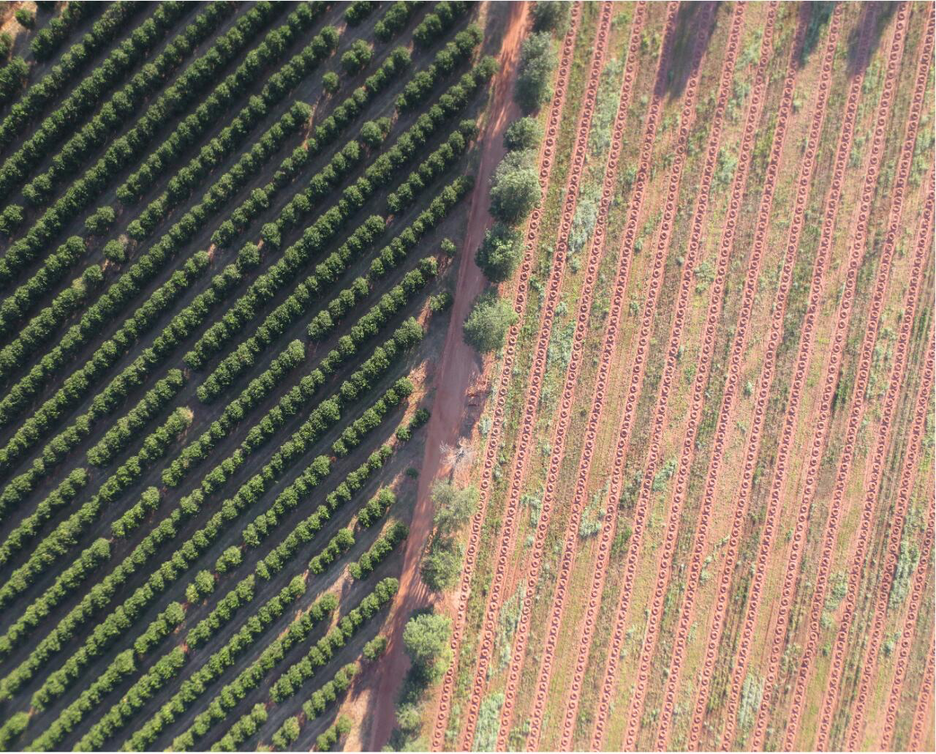
#> input picture V01/arvorees.png, 936 x 754 px, shrunk from 1280 x 1030 before the run
$ python watershed.py   (older library calls are emulated)
#> lines starting #> are read from the running program, lines starting #| are printed output that depends on the picture; after the words box and inside, x2 and y2 are one past the last pixel; in counts of white or black regions, pixels touching at a corner belong together
# -*- coding:utf-8 -*-
#!/usr/bin/env python

import numpy as np
import cv2
from matplotlib import pyplot as plt
#dilatação e depois erosão
img = cv2.imread('arvorees.png')
#> img is the input picture: shape (754, 936, 3); mean B, G, R 100.4, 118, 132.4
gray = cv2.cvtColor(img,cv2.COLOR_BGR2GRAY)
img_rgb = cv2.cvtColor(img, cv2.COLOR_BGR2RGB)
#rgb2 = img_rgb[:,:,2]
cv2.imwrite("rgb.png", img_rgb)
ret, thresh = cv2.threshold(gray,0,255,cv2.THRESH_BINARY_INV+cv2.THRESH_OTSU)
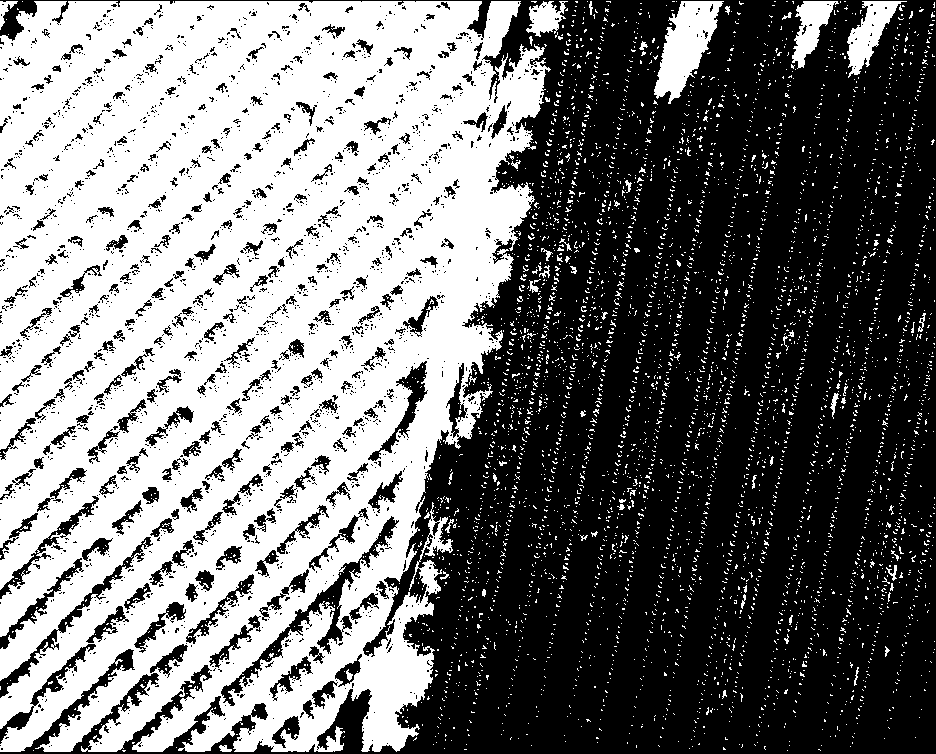
#> thresh: shape (754, 936); 46.1% white; 4507 white regions (4446 under 20 px), largest, box (x1, y1, x2, y2) and area: (0, 1, 551, 752) 300252, (654, 1, 724, 104) 3646, (847, 1, 907, 78) 1839
#> ret = 116
cv2.imwrite("thresh.png",thresh)


# noise removal
kernel = np.ones((3,3),np.uint8)#como se fosse um apagador ( quanto menor mais preciso)
opening = cv2.morphologyEx(thresh,cv2.MORPH_OPEN,kernel, iterations = 2)#iterations (quantas vezes limpa)
#> opening: shape (754, 936); 39.9% white; 30 white regions, largest, box (x1, y1, x2, y2) and area: (0, 1, 545, 752) 255258, (185, 596, 393, 752) 8562, (353, 597, 434, 752) 6220

# sure background area
sure_bg = cv2.dilate(opening,kernel,iterations=3)
#> sure_bg: shape (754, 936); 50.2% white; 389 black regions (256 under 20 px), largest, box (x1, y1, x2, y2) and area: (379, 0, 936, 754) 339272, (335, 694, 368, 754) 1035, (0, 0, 34, 35) 467

# Finding sure foreground area
dist_transform = cv2.distanceTransform(opening,cv2.DIST_L2,5)
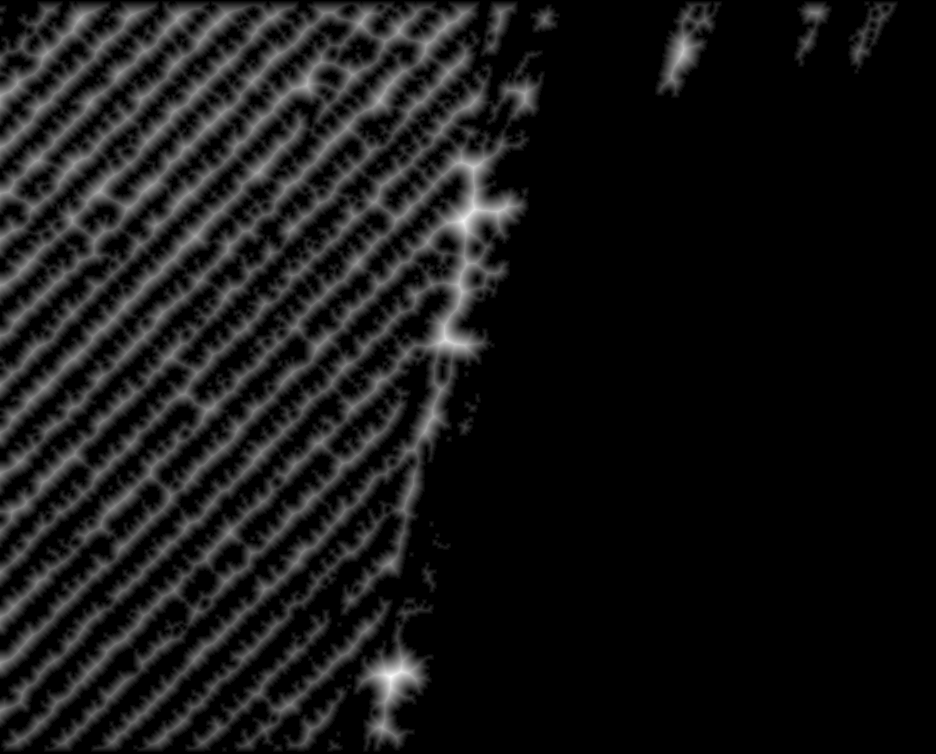
#> dist_transform: shape (754, 936) float32; min 0, max 24.79, mean 2.2; drawn with min black and max white
#dist_transform= cv2.distanceTransform(opening,cv2.cv.CV_DIST_L2,5)
ret, sure_fg = cv2.threshold(dist_transform,0.001*dist_transform.max(),255,0)
#> ret = 0.0248

# Finding unknown region
sure_fg = np.uint8(sure_fg)
unknown = cv2.subtract(sure_bg,sure_fg)
#> unknown: shape (754, 936); 10.4% white; 449 white regions (227 under 20 px), largest, box (x1, y1, x2, y2) and area: (0, 0, 548, 754) 26054, (0, 509, 179, 698) 2092, (0, 348, 155, 504) 1561
cv2.imwrite("saida2.png",unknown )
cv2.imwrite("sure_fg.png",sure_fg )
cv2.imwrite("sure_bg.png",sure_bg )
 # Marker labelling
#print(dir(cv2))
ret, markers = cv2.connectedComponents(sure_fg)
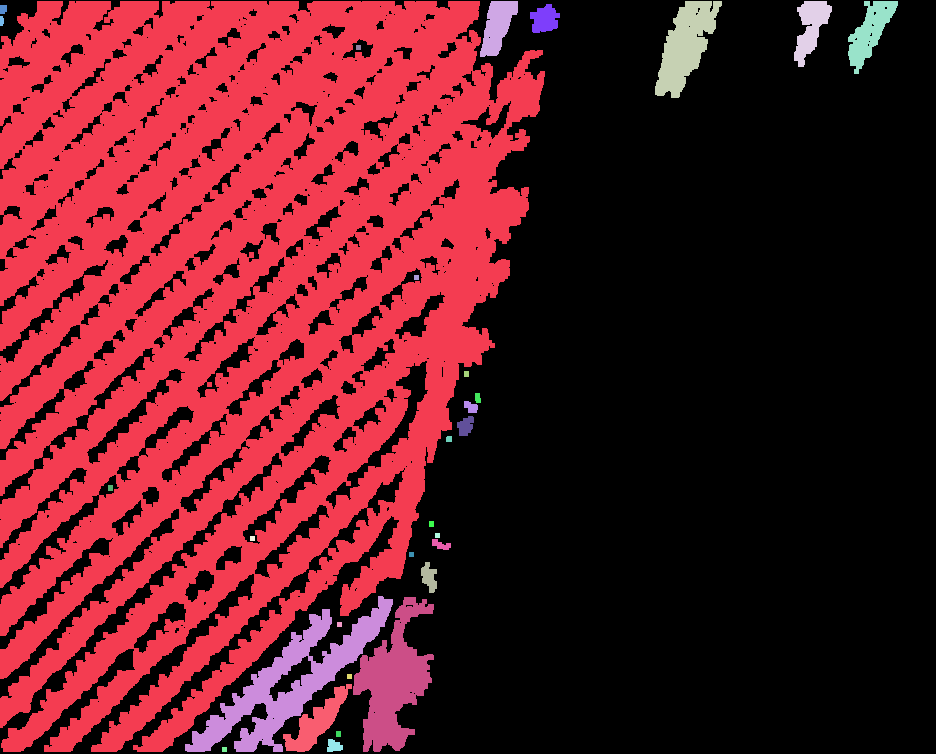
#> markers: shape (754, 936) int32; 31 distinct labels, from 0 to 30; one colour per label, 0 black
#> ret = 31

# Add one to all labels so that sure background is not 0, but 1
markers = markers+1
#> markers: shape (754, 936) int32; 31 distinct labels, from 1 to 31

# Now, mark the region of unknown with zero
markers[unknown==255] = 0
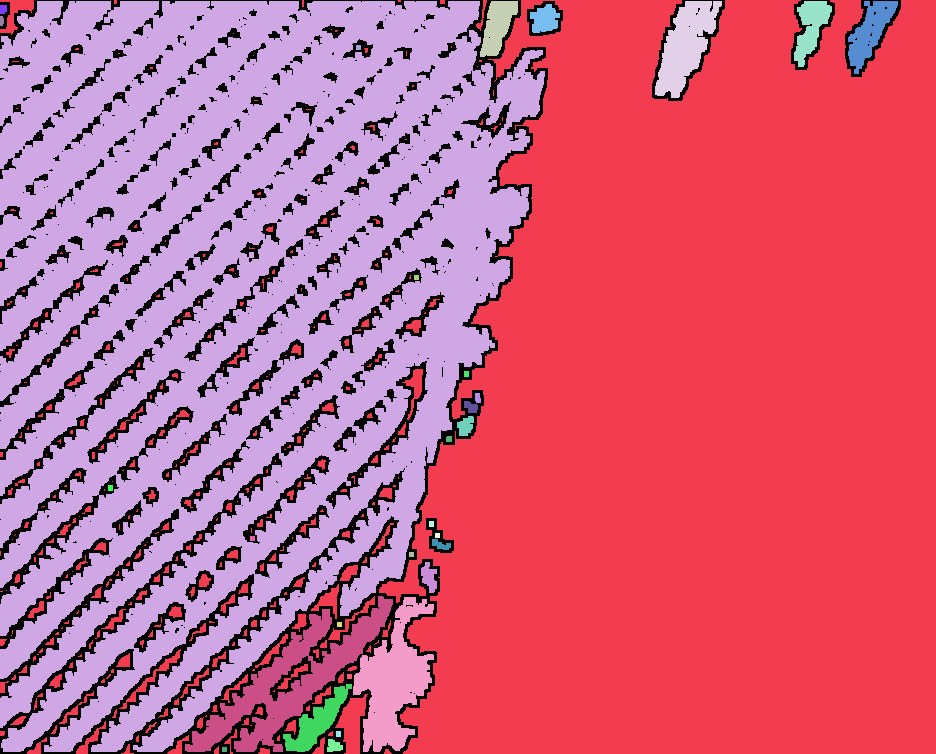
#> markers: shape (754, 936) int32; 32 distinct labels, from 0 to 31; one colour per label, 0 black
cv2.imwrite("markers.png",markers)
markers = cv2.watershed(img,markers)
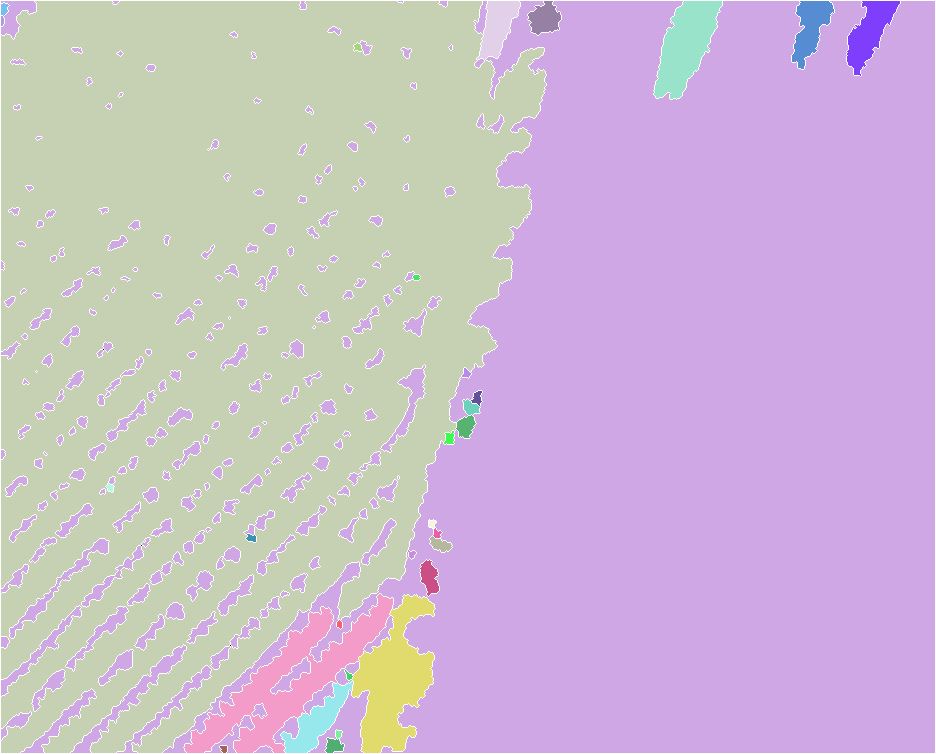
#> markers: shape (754, 936) int32; 33 distinct labels, from -1 to 31; one colour per label, 0 black, -1 white
img[markers == -1] = [0,255,0]
#> img: shape (754, 936, 3); 2.54% of pixels changed, all inside (x1, y1, x2, y2) = (0, 0, 936, 754)
cv2.imwrite("markers2.png",markers)
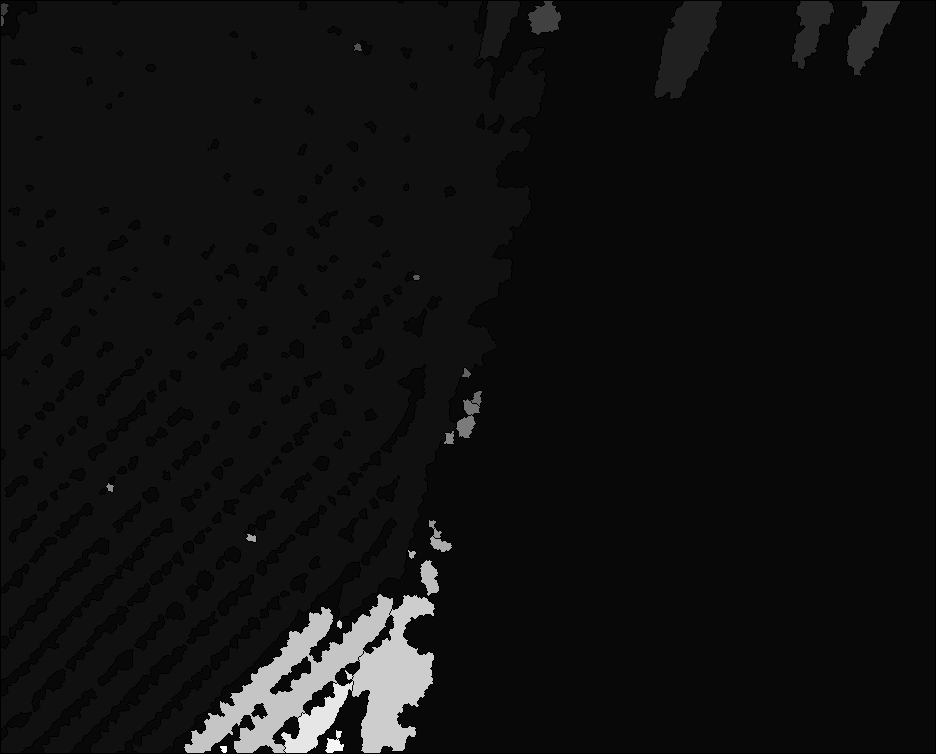
#> saved as markers2.png: shape (754, 936); min 0, max 31, mean 2.1; drawn with min black and max white
